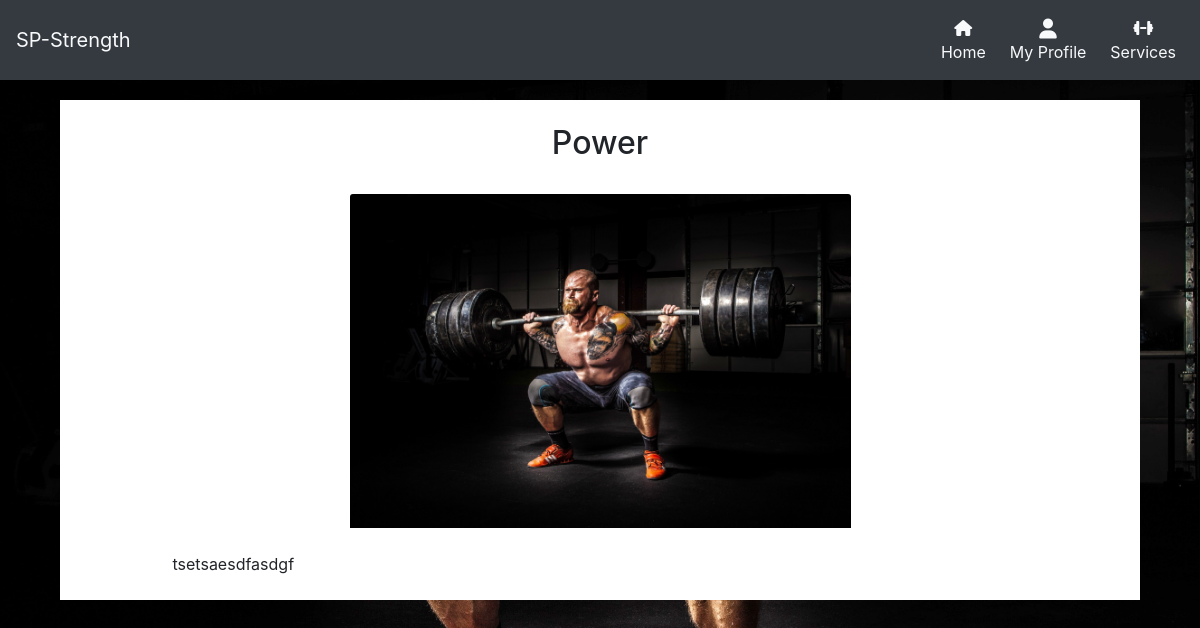
The app's page /services/view/Power/ (signed in) with its own data.
### services/models.py (models this page shows, shortened)
class Training_Type(models.Model):
    name = models.CharField(max_length=64)
    description = models.TextField()
    article = models.TextField(null=True, blank=True)
    image = models.ImageField()
    price = models.DecimalField(decimal_places=2, max_digits=5, null=False, blank=False, default=9.99)

### services/views.py (the view)
# urls.py: path('view/<str:article_name>/', views.article, name='article'),
def article(request, article_name):
    article_name = get_object_or_404(Training_Type, name=article_name)
    context = {
                'article': article_name
            }
    if request.user.is_superuser:
        return render(request, 'services/article.html', context)
    else:
        try:
            if request.user.is_authenticated:
                user = get_object_or_404(UserProfile, user=request.user)
            article_is_purchased = PurchaseOrder.objects.get(user_profile=user, product=article_name)
            return render(request, 'services/article.html', context)
        except:
            return redirect('checkout', article_name=article_name)

### services/templates/services/article.html
<!DOCTYPE html>
{% extends 'base.html' %}
{% load static %}
{% block content %}
    <div class="container-fluid top-margin services-container p-4">
        <div class="row">
            <div class="col-12">
                <h2 class="header-font text-center">{{ article.name }}</h2>
            </div>
            <div class="col-6 offset-3 mt-4">
                <img class="card-img-top" src="{{ article.image.url }}" alt="Card image cap">
            </div>
            <div class="col-10 offset-1 mt-4">
                {{ article.article }}
            </div>
        </div>
    </div>
{% endblock %}

### static/css/style.css (style rules this page uses)
body { background: url('/media/back-squat-min.jpg') no-repeat center center fixed; background-size: cover; height: 100vh; z-index: -1000; }
.top-margin { margin-top: 66px; }
.services-container { margin-left: 5%; margin-right: 5%; width: 90%; background-color: white; margin-top: 100px; }

### records on screen
Training_Type: name "Power", image (picture), article "tsetsaesdfasdgf"
